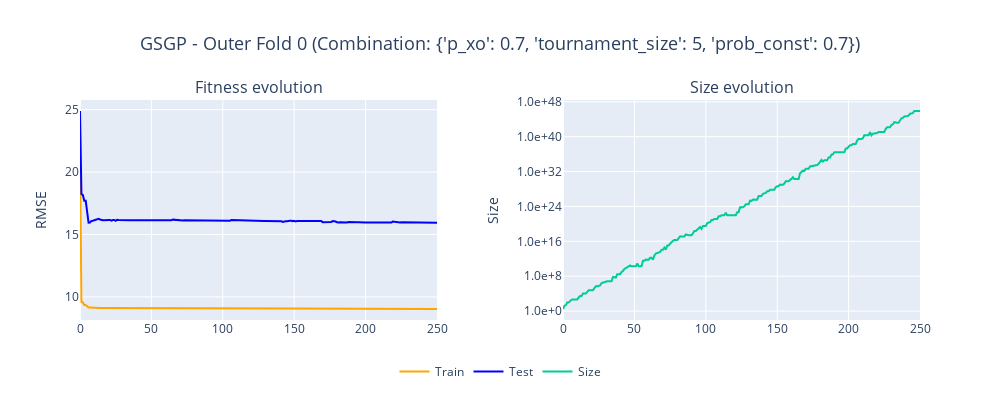
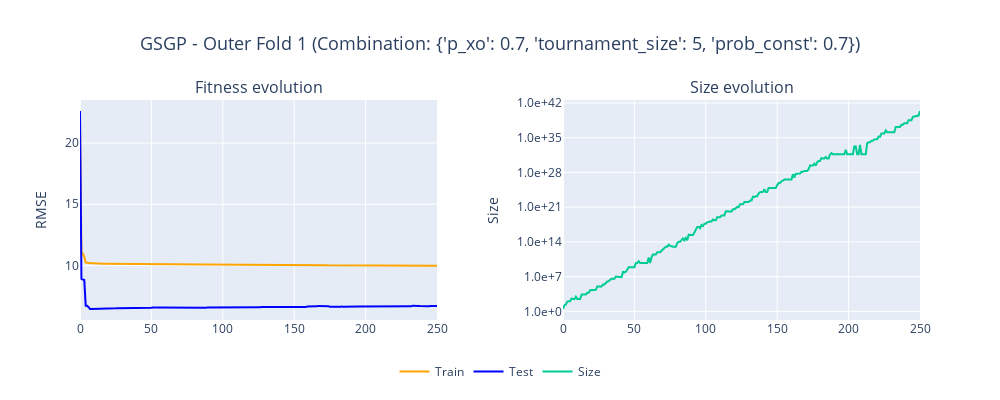
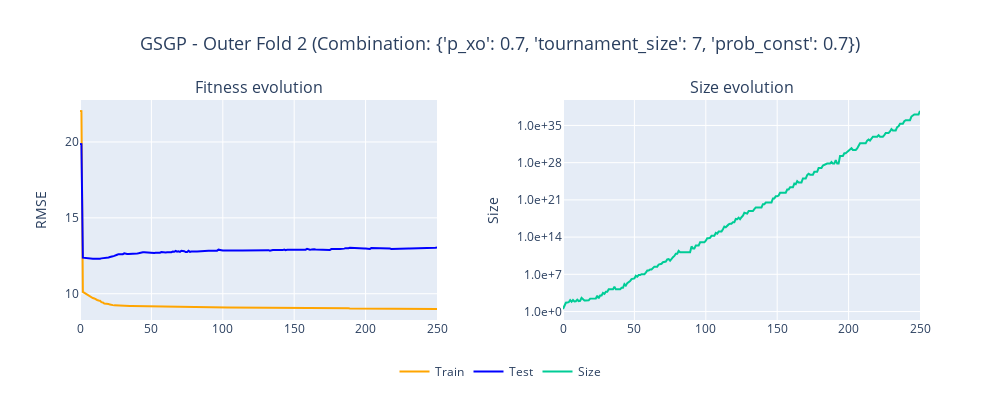
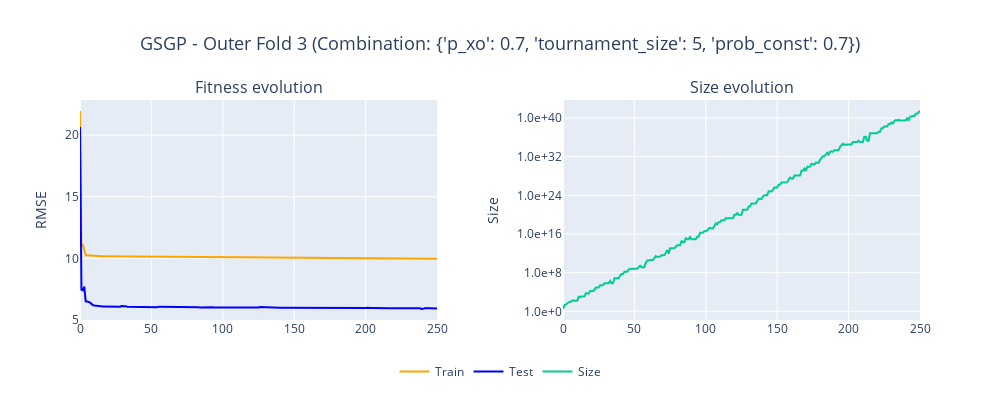

The notebook cell saved with these charts, in order:
### Code cell
fit_and_size_per_outer(k_outer, MODEL_NAME)

### Figure 1 — Plotly figure (JSON) as saved in the notebook; plotly's stock layout.template omitted (floating-point values rounded to 4 significant figures; data arrays with more than 128 entries replaced by an {"elided": "..."} marker saying what was removed)
{"data": [{"line": {"color": "orange"}, "mode": "lines", "name": "Train", "type": "scatter", "xaxis": "x", "y": {"elided": "251 float values"}, "yaxis": "y"}, {"line": {"color": "blue"}, "mode": "lines", "name": "Test", "type": "scatter", "xaxis": "x", "y": {"elided": "251 float values"}, "yaxis": "y"}, {"mode": "lines", "name": "Size", "type": "scatter", "xaxis": "x2", "y": {"elided": "251 str values"}, "yaxis": "y2"}], "layout": {"annotations": [{"font": {"size": 16}, "showarrow": false, "text": "Fitness evolution", "x": 0.2125, "xanchor": "center", "xref": "paper", "y": 1, "yanchor": "bottom", "yref": "paper"}, {"font": {"size": 16}, "showarrow": false, "text": "Size evolution", "x": 0.7875, "xanchor": "center", "xref": "paper", "y": 1, "yanchor": "bottom", "yref": "paper"}], "height": 400, "legend": {"orientation": "h", "x": 0.5, "xanchor": "center", "y": -0.3, "yanchor": "bottom"}, "margin": {"t": 100}, "showlegend": true, "title": {"font": {"size": 18}, "text": "GSGP - Outer Fold 0 (Combination: {'p_xo': 0.7, 'tournament_size': 5, 'prob_const': 0.7})", "x": 0.5}, "width": 1000, "xaxis": {"anchor": "y", "domain": [0, 0.425]}, "xaxis2": {"anchor": "y2", "domain": [0.575, 1]}, "yaxis": {"anchor": "x", "domain": [0, 1], "range": [0, null], "title": {"text": "RMSE"}}, "yaxis2": {"anchor": "x2", "domain": [0, 1], "exponentformat": "power", "tickformat": ".1e", "title": {"text": "Size"}, "type": "log"}}}

### Figure 2 — Plotly figure (JSON) as saved in the notebook; plotly's stock layout.template omitted (floating-point values rounded to 4 significant figures; data arrays with more than 128 entries replaced by an {"elided": "..."} marker saying what was removed)
{"data": [{"line": {"color": "orange"}, "mode": "lines", "name": "Train", "type": "scatter", "xaxis": "x", "y": {"elided": "251 float values"}, "yaxis": "y"}, {"line": {"color": "blue"}, "mode": "lines", "name": "Test", "type": "scatter", "xaxis": "x", "y": {"elided": "251 float values"}, "yaxis": "y"}, {"mode": "lines", "name": "Size", "type": "scatter", "xaxis": "x2", "y": {"elided": "251 str values"}, "yaxis": "y2"}], "layout": {"annotations": [{"font": {"size": 16}, "showarrow": false, "text": "Fitness evolution", "x": 0.2125, "xanchor": "center", "xref": "paper", "y": 1, "yanchor": "bottom", "yref": "paper"}, {"font": {"size": 16}, "showarrow": false, "text": "Size evolution", "x": 0.7875, "xanchor": "center", "xref": "paper", "y": 1, "yanchor": "bottom", "yref": "paper"}], "height": 400, "legend": {"orientation": "h", "x": 0.5, "xanchor": "center", "y": -0.3, "yanchor": "bottom"}, "margin": {"t": 100}, "showlegend": true, "title": {"font": {"size": 18}, "text": "GSGP - Outer Fold 1 (Combination: {'p_xo': 0.7, 'tournament_size': 5, 'prob_const': 0.7})", "x": 0.5}, "width": 1000, "xaxis": {"anchor": "y", "domain": [0, 0.425]}, "xaxis2": {"anchor": "y2", "domain": [0.575, 1]}, "yaxis": {"anchor": "x", "domain": [0, 1], "range": [0, null], "title": {"text": "RMSE"}}, "yaxis2": {"anchor": "x2", "domain": [0, 1], "exponentformat": "power", "tickformat": ".1e", "title": {"text": "Size"}, "type": "log"}}}

### Figure 3 — Plotly figure (JSON) as saved in the notebook; plotly's stock layout.template omitted (floating-point values rounded to 4 significant figures; data arrays with more than 128 entries replaced by an {"elided": "..."} marker saying what was removed)
{"data": [{"line": {"color": "orange"}, "mode": "lines", "name": "Train", "type": "scatter", "xaxis": "x", "y": {"elided": "251 float values"}, "yaxis": "y"}, {"line": {"color": "blue"}, "mode": "lines", "name": "Test", "type": "scatter", "xaxis": "x", "y": {"elided": "251 float values"}, "yaxis": "y"}, {"mode": "lines", "name": "Size", "type": "scatter", "xaxis": "x2", "y": {"elided": "251 str values"}, "yaxis": "y2"}], "layout": {"annotations": [{"font": {"size": 16}, "showarrow": false, "text": "Fitness evolution", "x": 0.2125, "xanchor": "center", "xref": "paper", "y": 1, "yanchor": "bottom", "yref": "paper"}, {"font": {"size": 16}, "showarrow": false, "text": "Size evolution", "x": 0.7875, "xanchor": "center", "xref": "paper", "y": 1, "yanchor": "bottom", "yref": "paper"}], "height": 400, "legend": {"orientation": "h", "x": 0.5, "xanchor": "center", "y": -0.3, "yanchor": "bottom"}, "margin": {"t": 100}, "showlegend": true, "title": {"font": {"size": 18}, "text": "GSGP - Outer Fold 2 (Combination: {'p_xo': 0.7, 'tournament_size': 7, 'prob_const': 0.7})", "x": 0.5}, "width": 1000, "xaxis": {"anchor": "y", "domain": [0, 0.425]}, "xaxis2": {"anchor": "y2", "domain": [0.575, 1]}, "yaxis": {"anchor": "x", "domain": [0, 1], "range": [0, null], "title": {"text": "RMSE"}}, "yaxis2": {"anchor": "x2", "domain": [0, 1], "exponentformat": "power", "tickformat": ".1e", "title": {"text": "Size"}, "type": "log"}}}

### Figure 4 — Plotly figure (JSON) as saved in the notebook; plotly's stock layout.template omitted (floating-point values rounded to 4 significant figures; data arrays with more than 128 entries replaced by an {"elided": "..."} marker saying what was removed)
{"data": [{"line": {"color": "orange"}, "mode": "lines", "name": "Train", "type": "scatter", "xaxis": "x", "y": {"elided": "251 float values"}, "yaxis": "y"}, {"line": {"color": "blue"}, "mode": "lines", "name": "Test", "type": "scatter", "xaxis": "x", "y": {"elided": "251 float values"}, "yaxis": "y"}, {"mode": "lines", "name": "Size", "type": "scatter", "xaxis": "x2", "y": {"elided": "251 str values"}, "yaxis": "y2"}], "layout": {"annotations": [{"font": {"size": 16}, "showarrow": false, "text": "Fitness evolution", "x": 0.2125, "xanchor": "center", "xref": "paper", "y": 1, "yanchor": "bottom", "yref": "paper"}, {"font": {"size": 16}, "showarrow": false, "text": "Size evolution", "x": 0.7875, "xanchor": "center", "xref": "paper", "y": 1, "yanchor": "bottom", "yref": "paper"}], "height": 400, "legend": {"orientation": "h", "x": 0.5, "xanchor": "center", "y": -0.3, "yanchor": "bottom"}, "margin": {"t": 100}, "showlegend": true, "title": {"font": {"size": 18}, "text": "GSGP - Outer Fold 3 (Combination: {'p_xo': 0.7, 'tournament_size': 5, 'prob_const': 0.7})", "x": 0.5}, "width": 1000, "xaxis": {"anchor": "y", "domain": [0, 0.425]}, "xaxis2": {"anchor": "y2", "domain": [0.575, 1]}, "yaxis": {"anchor": "x", "domain": [0, 1], "range": [0, null], "title": {"text": "RMSE"}}, "yaxis2": {"anchor": "x2", "domain": [0, 1], "exponentformat": "power", "tickformat": ".1e", "title": {"text": "Size"}, "type": "log"}}}
